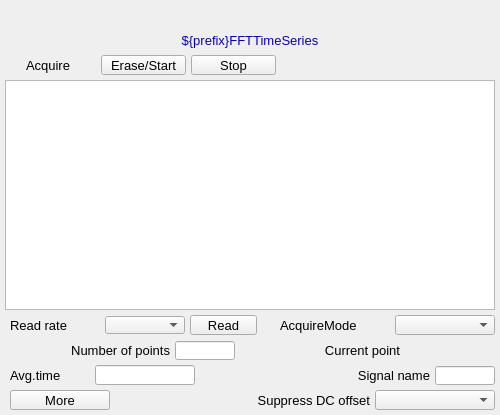
<?xml version="1.0" ?>
<ui version="4.0">
  <class>Dialog</class>
  <widget class="QWidget" name="screen">
    <property name="geometry">
      <rect>
        <x>613</x>
        <y>57</y>
        <width>500</width>
        <height>415</height>
      </rect>
    </property>
    <property name="styleSheet">
      <string notr="true">QWidget#screen {
  color: rgb(0, 0, 0);
  background-color: rgb(187, 187, 187);
  }</string>
    </property>
    <property name="windowTitle">
      <string>NDFFTTimeSeriesPlot</string>
    </property>
    <widget class="PyDMLabel" name="text_update">
      <property name="geometry">
        <rect>
          <x>0</x>
          <y>5</y>
          <width>500</width>
          <height>20</height>
        </rect>
      </property>
      <property name="toolTip">
        <string>PV: ${prefix}Name</string>
      </property>
      <property name="channel" stdset="0">
        <string>ca://${prefix}Name</string>
      </property>
      <property name="font" stdset="0">
        <font>
          <pointsize>10</pointsize>
        </font>
      </property>
      <property name="alignment">
        <set>Qt::AlignCenter</set>
      </property>
      <property name="textInteractionFlags">
        <set>Qt::TextSelectableByKeyboard|Qt::TextSelectableByMouse</set>
      </property>
      <property name="styleSheet">
        <string notr="true">PyDMLabel#text_update {
  color: rgb(10, 0, 184);
  background-color: rgb(187, 187, 187);
  }</string>
      </property>
    </widget>
    <widget class="PyDMWaveformPlot" name="cartesian_plot">
      <property name="geometry">
        <rect>
          <x>5</x>
          <y>80</y>
          <width>490</width>
          <height>230</height>
        </rect>
      </property>
      <property name="toolTip">
        <string>cartesian_plot</string>
      </property>
      <property name="title" stdset="0">
        <string>$(P)$(R)</string>
      </property>
      <property name="xLabels">
        <stringlist>
          <string>Time {s}</string>
        </stringlist>
      </property>
      <property name="yLabels">
        <stringlist>
          <string>${prefix}FFTTimeSeries</string>
        </stringlist>
      </property>
      <property name="curves" stdset="0">
        <stringlist>
          <string>{&quot;name&quot;: &quot;curve 1&quot;, &quot;x_channel&quot;: &quot;ca://${P}${RTS}TSTimeAxis&quot;, &quot;y_channel&quot;: &quot;ca://${prefix}FFTTimeSeries&quot;, &quot;color&quot;: &quot;#4b6ec7&quot;, &quot;lineStyle&quot;: 1, &quot;lineWidth&quot;: 1, &quot;symbolSize&quot;: 10, &quot;redraw_mode&quot;: 2, &quot;block_size&quot;: 1200}</string>
        </stringlist>
      </property>
      <property name="axisColor" stdset="0">
        <color>
          <red>0</red>
          <green>0</green>
          <blue>0</blue>
        </color>
      </property>
      <property name="backgroundColor" stdset="0">
        <color>
          <red>218</red>
          <green>218</green>
          <blue>218</blue>
        </color>
      </property>
    </widget>
    <widget class="PyDMLabel" name="text_update_1">
      <property name="geometry">
        <rect>
          <x>282</x>
          <y>56</y>
          <width>100</width>
          <height>18</height>
        </rect>
      </property>
      <property name="toolTip">
        <string>PV: ${P}${RTS}TSAcquiring</string>
      </property>
      <property name="channel" stdset="0">
        <string>ca://${P}${RTS}TSAcquiring</string>
      </property>
      <property name="displayFormat" stdset="0">
        <enum>PyDMLabel::String</enum>
      </property>
      <property name="font" stdset="0">
        <font>
          <pointsize>10</pointsize>
        </font>
      </property>
      <property name="alignment">
        <set>Qt::AlignLeading|Qt::AlignLeft|Qt::AlignVCenter</set>
      </property>
      <property name="textInteractionFlags">
        <set>Qt::TextSelectableByKeyboard|Qt::TextSelectableByMouse</set>
      </property>
      <property name="styleSheet">
        <string notr="true">PyDMLabel#text_update_1 {
  color: rgb(10, 0, 184);
  background-color: rgb(70, 70, 70);
  }</string>
      </property>
    </widget>
    <widget class="QLabel" name="text">
      <property name="geometry">
        <rect>
          <x>0</x>
          <y>30</y>
          <width>500</width>
          <height>20</height>
        </rect>
      </property>
      <property name="text">
        <string>${prefix}FFTTimeSeries</string>
      </property>
      <property name="font" stdset="0">
        <font>
          <pointsize>10</pointsize>
        </font>
      </property>
      <property name="brush" stdset="0">
        <brush brushstyle="SolidPattern">
          <color alpha="255">
            <red>10</red>
            <green>0</green>
            <blue>184</blue>
          </color>
        </brush>
      </property>
      <property name="toolTip">
        <string>text</string>
      </property>
      <property name="alignment">
        <set>Qt::AlignCenter</set>
      </property>
      <property name="styleSheet">
        <string notr="true">QLabel#text {
  color: rgb(10, 0, 184);
  }</string>
      </property>
    </widget>
    <widget class="QLabel" name="text_1">
      <property name="geometry">
        <rect>
          <x>26</x>
          <y>55</y>
          <width>70</width>
          <height>20</height>
        </rect>
      </property>
      <property name="text">
        <string>Acquire</string>
      </property>
      <property name="font" stdset="0">
        <font>
          <pointsize>10</pointsize>
        </font>
      </property>
      <property name="brush" stdset="0">
        <brush brushstyle="SolidPattern">
          <color alpha="255">
            <red>0</red>
            <green>0</green>
            <blue>0</blue>
          </color>
        </brush>
      </property>
      <property name="toolTip">
        <string>text_1</string>
      </property>
      <property name="alignment">
        <set>Qt::AlignLeading|Qt::AlignLeft|Qt::AlignVCenter</set>
      </property>
      <property name="styleSheet">
        <string notr="true">QLabel#text_1 {
  color: rgb(0, 0, 0);
  }</string>
      </property>
    </widget>
    <widget class="PyDMPushButton" name="message_button">
      <property name="geometry">
        <rect>
          <x>101</x>
          <y>55</y>
          <width>85</width>
          <height>20</height>
        </rect>
      </property>
      <property name="text">
        <string>Erase/Start</string>
      </property>
      <property name="font" stdset="0">
        <font>
          <pointsize>10</pointsize>
        </font>
      </property>
      <property name="toolTip">
        <string>${P}${RTS}TSAcquire</string>
      </property>
      <property name="channel" stdset="0">
        <string>ca://${P}${RTS}TSAcquire</string>
      </property>
      <property name="pressValue" stdset="0">
        <string>1</string>
      </property>
      <property name="styleSheet">
        <string notr="true">PyDMPushButton#message_button {
  color: rgb(0, 0, 0);
  background-color: rgb(115, 223, 255);
  }</string>
      </property>
    </widget>
    <widget class="PyDMPushButton" name="message_button_1">
      <property name="geometry">
        <rect>
          <x>191</x>
          <y>55</y>
          <width>85</width>
          <height>20</height>
        </rect>
      </property>
      <property name="text">
        <string>Stop</string>
      </property>
      <property name="font" stdset="0">
        <font>
          <pointsize>10</pointsize>
        </font>
      </property>
      <property name="toolTip">
        <string>${P}${RTS}TSAcquire</string>
      </property>
      <property name="channel" stdset="0">
        <string>ca://${P}${RTS}TSAcquire</string>
      </property>
      <property name="pressValue" stdset="0">
        <string>0</string>
      </property>
      <property name="styleSheet">
        <string notr="true">PyDMPushButton#message_button_1 {
  color: rgb(0, 0, 0);
  background-color: rgb(115, 223, 255);
  }</string>
      </property>
    </widget>
    <widget class="QLabel" name="text_2">
      <property name="geometry">
        <rect>
          <x>320</x>
          <y>365</y>
          <width>110</width>
          <height>20</height>
        </rect>
      </property>
      <property name="text">
        <string>Signal name</string>
      </property>
      <property name="font" stdset="0">
        <font>
          <pointsize>10</pointsize>
        </font>
      </property>
      <property name="brush" stdset="0">
        <brush brushstyle="SolidPattern">
          <color alpha="255">
            <red>0</red>
            <green>0</green>
            <blue>0</blue>
          </color>
        </brush>
      </property>
      <property name="toolTip">
        <string>text_2</string>
      </property>
      <property name="alignment">
        <set>Qt::AlignRight|Qt::AlignTrailing|Qt::AlignVCenter</set>
      </property>
      <property name="styleSheet">
        <string notr="true">QLabel#text_2 {
  color: rgb(0, 0, 0);
  }</string>
      </property>
    </widget>
    <widget class="PyDMLineEdit" name="text_entry">
      <property name="geometry">
        <rect>
          <x>435</x>
          <y>366</y>
          <width>60</width>
          <height>19</height>
        </rect>
      </property>
      <property name="channel" stdset="0">
        <string>ca://${prefix}Name</string>
      </property>
      <property name="toolTip">
        <string>${prefix}Name</string>
      </property>
      <property name="font" stdset="0">
        <font>
          <pointsize>10</pointsize>
        </font>
      </property>
      <property name="styleSheet">
        <string notr="true">PyDMLineEdit#text_entry {
  color: rgb(0, 0, 0);
  background-color: rgb(115, 223, 255);
  border: 1px solid black;
  margin: 0px;
  padding: 0px;
  spacing: 0px;
  }</string>
      </property>
    </widget>
    <widget class="QLabel" name="text_3">
      <property name="geometry">
        <rect>
          <x>10</x>
          <y>365</y>
          <width>80</width>
          <height>20</height>
        </rect>
      </property>
      <property name="text">
        <string>Avg.time</string>
      </property>
      <property name="font" stdset="0">
        <font>
          <pointsize>10</pointsize>
        </font>
      </property>
      <property name="brush" stdset="0">
        <brush brushstyle="SolidPattern">
          <color alpha="255">
            <red>0</red>
            <green>0</green>
            <blue>0</blue>
          </color>
        </brush>
      </property>
      <property name="toolTip">
        <string>text_3</string>
      </property>
      <property name="alignment">
        <set>Qt::AlignLeading|Qt::AlignLeft|Qt::AlignVCenter</set>
      </property>
      <property name="styleSheet">
        <string notr="true">QLabel#text_3 {
  color: rgb(0, 0, 0);
  }</string>
      </property>
    </widget>
    <widget class="PyDMLineEdit" name="text_entry_1">
      <property name="geometry">
        <rect>
          <x>95</x>
          <y>365</y>
          <width>100</width>
          <height>20</height>
        </rect>
      </property>
      <property name="channel" stdset="0">
        <string>ca://${P}${RTS}TSAveragingTime</string>
      </property>
      <property name="toolTip">
        <string>${P}${RTS}TSAveragingTime</string>
      </property>
      <property name="font" stdset="0">
        <font>
          <pointsize>10</pointsize>
        </font>
      </property>
      <property name="styleSheet">
        <string notr="true">PyDMLineEdit#text_entry_1 {
  color: rgb(0, 0, 0);
  background-color: rgb(115, 223, 255);
  border: 1px solid black;
  margin: 0px;
  padding: 0px;
  spacing: 0px;
  }</string>
      </property>
    </widget>
    <widget class="PyDMLabel" name="text_update_2">
      <property name="geometry">
        <rect>
          <x>200</x>
          <y>366</y>
          <width>100</width>
          <height>18</height>
        </rect>
      </property>
      <property name="toolTip">
        <string>PV: ${P}${RTS}TSAveragingTime_RBV</string>
      </property>
      <property name="channel" stdset="0">
        <string>ca://${P}${RTS}TSAveragingTime_RBV</string>
      </property>
      <property name="font" stdset="0">
        <font>
          <pointsize>10</pointsize>
        </font>
      </property>
      <property name="alignment">
        <set>Qt::AlignLeading|Qt::AlignLeft|Qt::AlignVCenter</set>
      </property>
      <property name="textInteractionFlags">
        <set>Qt::TextSelectableByKeyboard|Qt::TextSelectableByMouse</set>
      </property>
      <property name="styleSheet">
        <string notr="true">PyDMLabel#text_update_2 {
  color: rgb(10, 0, 184);
  background-color: rgb(187, 187, 187);
  }</string>
      </property>
    </widget>
    <widget class="PyDMEnumComboBox" name="menu">
      <property name="geometry">
        <rect>
          <x>395</x>
          <y>315</y>
          <width>100</width>
          <height>20</height>
        </rect>
      </property>
      <property name="toolTip">
        <string>${P}${RTS}TSAcquireMode</string>
      </property>
      <property name="channel" stdset="0">
        <string>ca://${P}${RTS}TSAcquireMode</string>
      </property>
      <property name="font" stdset="0">
        <font>
          <pointsize>10</pointsize>
        </font>
      </property>
      <property name="styleSheet">
        <string notr="true">PyDMEnumComboBox#menu {
  color: rgb(0, 0, 0);
  background-color: rgb(115, 223, 255);
  }</string>
      </property>
    </widget>
    <widget class="QLabel" name="text_4">
      <property name="geometry">
        <rect>
          <x>280</x>
          <y>315</y>
          <width>110</width>
          <height>20</height>
        </rect>
      </property>
      <property name="text">
        <string>AcquireMode</string>
      </property>
      <property name="font" stdset="0">
        <font>
          <pointsize>10</pointsize>
        </font>
      </property>
      <property name="brush" stdset="0">
        <brush brushstyle="SolidPattern">
          <color alpha="255">
            <red>0</red>
            <green>0</green>
            <blue>0</blue>
          </color>
        </brush>
      </property>
      <property name="toolTip">
        <string>text_4</string>
      </property>
      <property name="alignment">
        <set>Qt::AlignLeading|Qt::AlignLeft|Qt::AlignVCenter</set>
      </property>
      <property name="styleSheet">
        <string notr="true">QLabel#text_4 {
  color: rgb(0, 0, 0);
  }</string>
      </property>
    </widget>
    <widget class="PyDMPushButton" name="message_button_2">
      <property name="geometry">
        <rect>
          <x>190</x>
          <y>315</y>
          <width>67</width>
          <height>20</height>
        </rect>
      </property>
      <property name="text">
        <string>Read</string>
      </property>
      <property name="font" stdset="0">
        <font>
          <pointsize>10</pointsize>
        </font>
      </property>
      <property name="toolTip">
        <string>${P}${RTS}TSRead</string>
      </property>
      <property name="channel" stdset="0">
        <string>ca://${P}${RTS}TSRead</string>
      </property>
      <property name="pressValue" stdset="0">
        <string>1</string>
      </property>
      <property name="styleSheet">
        <string notr="true">PyDMPushButton#message_button_2 {
  color: rgb(0, 0, 0);
  background-color: rgb(115, 223, 255);
  }</string>
      </property>
    </widget>
    <widget class="PyDMEnumComboBox" name="menu_1">
      <property name="geometry">
        <rect>
          <x>105</x>
          <y>316</y>
          <width>80</width>
          <height>18</height>
        </rect>
      </property>
      <property name="toolTip">
        <string>${P}${RTS}TSRead.SCAN</string>
      </property>
      <property name="channel" stdset="0">
        <string>ca://${P}${RTS}TSRead.SCAN</string>
      </property>
      <property name="font" stdset="0">
        <font>
          <pointsize>10</pointsize>
        </font>
      </property>
      <property name="styleSheet">
        <string notr="true">PyDMEnumComboBox#menu_1 {
  color: rgb(0, 0, 0);
  background-color: rgb(115, 223, 255);
  }</string>
      </property>
    </widget>
    <widget class="QLabel" name="text_5">
      <property name="geometry">
        <rect>
          <x>10</x>
          <y>315</y>
          <width>90</width>
          <height>20</height>
        </rect>
      </property>
      <property name="text">
        <string>Read rate</string>
      </property>
      <property name="font" stdset="0">
        <font>
          <pointsize>10</pointsize>
        </font>
      </property>
      <property name="brush" stdset="0">
        <brush brushstyle="SolidPattern">
          <color alpha="255">
            <red>0</red>
            <green>0</green>
            <blue>0</blue>
          </color>
        </brush>
      </property>
      <property name="toolTip">
        <string>text_5</string>
      </property>
      <property name="alignment">
        <set>Qt::AlignLeading|Qt::AlignLeft|Qt::AlignVCenter</set>
      </property>
      <property name="styleSheet">
        <string notr="true">QLabel#text_5 {
  color: rgb(0, 0, 0);
  }</string>
      </property>
    </widget>
    <widget class="QLabel" name="text_6">
      <property name="geometry">
        <rect>
          <x>10</x>
          <y>340</y>
          <width>160</width>
          <height>20</height>
        </rect>
      </property>
      <property name="text">
        <string>Number of points</string>
      </property>
      <property name="font" stdset="0">
        <font>
          <pointsize>10</pointsize>
        </font>
      </property>
      <property name="brush" stdset="0">
        <brush brushstyle="SolidPattern">
          <color alpha="255">
            <red>0</red>
            <green>0</green>
            <blue>0</blue>
          </color>
        </brush>
      </property>
      <property name="toolTip">
        <string>text_6</string>
      </property>
      <property name="alignment">
        <set>Qt::AlignRight|Qt::AlignTrailing|Qt::AlignVCenter</set>
      </property>
      <property name="styleSheet">
        <string notr="true">QLabel#text_6 {
  color: rgb(0, 0, 0);
  }</string>
      </property>
    </widget>
    <widget class="PyDMLineEdit" name="text_entry_2">
      <property name="geometry">
        <rect>
          <x>175</x>
          <y>341</y>
          <width>60</width>
          <height>19</height>
        </rect>
      </property>
      <property name="channel" stdset="0">
        <string>ca://${P}${RTS}TSNumPoints</string>
      </property>
      <property name="toolTip">
        <string>${P}${RTS}TSNumPoints</string>
      </property>
      <property name="font" stdset="0">
        <font>
          <pointsize>10</pointsize>
        </font>
      </property>
      <property name="styleSheet">
        <string notr="true">PyDMLineEdit#text_entry_2 {
  color: rgb(0, 0, 0);
  background-color: rgb(115, 223, 255);
  border: 1px solid black;
  margin: 0px;
  padding: 0px;
  spacing: 0px;
  }</string>
      </property>
    </widget>
    <widget class="QLabel" name="text_7">
      <property name="geometry">
        <rect>
          <x>270</x>
          <y>340</y>
          <width>130</width>
          <height>20</height>
        </rect>
      </property>
      <property name="text">
        <string>Current point</string>
      </property>
      <property name="font" stdset="0">
        <font>
          <pointsize>10</pointsize>
        </font>
      </property>
      <property name="brush" stdset="0">
        <brush brushstyle="SolidPattern">
          <color alpha="255">
            <red>0</red>
            <green>0</green>
            <blue>0</blue>
          </color>
        </brush>
      </property>
      <property name="toolTip">
        <string>text_7</string>
      </property>
      <property name="alignment">
        <set>Qt::AlignRight|Qt::AlignTrailing|Qt::AlignVCenter</set>
      </property>
      <property name="styleSheet">
        <string notr="true">QLabel#text_7 {
  color: rgb(0, 0, 0);
  }</string>
      </property>
    </widget>
    <widget class="PyDMLabel" name="text_update_3">
      <property name="geometry">
        <rect>
          <x>405</x>
          <y>341</y>
          <width>90</width>
          <height>18</height>
        </rect>
      </property>
      <property name="toolTip">
        <string>PV: ${P}${RTS}TSCurrentPoint</string>
      </property>
      <property name="channel" stdset="0">
        <string>ca://${P}${RTS}TSCurrentPoint</string>
      </property>
      <property name="font" stdset="0">
        <font>
          <pointsize>10</pointsize>
        </font>
      </property>
      <property name="alignment">
        <set>Qt::AlignLeading|Qt::AlignLeft|Qt::AlignVCenter</set>
      </property>
      <property name="textInteractionFlags">
        <set>Qt::TextSelectableByKeyboard|Qt::TextSelectableByMouse</set>
      </property>
      <property name="styleSheet">
        <string notr="true">PyDMLabel#text_update_3 {
  color: rgb(10, 0, 184);
  background-color: rgb(187, 187, 187);
  }</string>
      </property>
    </widget>
    <widget class="PyDMFrame" name="composite">
      <property name="geometry">
        <rect>
          <x>190</x>
          <y>390</y>
          <width>305</width>
          <height>20</height>
        </rect>
      </property>
      <widget class="QLabel" name="text_8">
        <property name="geometry">
          <rect>
            <x>0</x>
            <y>0</y>
            <width>180</width>
            <height>20</height>
          </rect>
        </property>
        <property name="text">
          <string>Suppress DC offset</string>
        </property>
        <property name="font" stdset="0">
          <font>
            <pointsize>10</pointsize>
          </font>
        </property>
        <property name="brush" stdset="0">
          <brush brushstyle="SolidPattern">
            <color alpha="255">
              <red>0</red>
              <green>0</green>
              <blue>0</blue>
            </color>
          </brush>
        </property>
        <property name="toolTip">
          <string>text_8</string>
        </property>
        <property name="alignment">
          <set>Qt::AlignRight|Qt::AlignTrailing|Qt::AlignVCenter</set>
        </property>
        <property name="styleSheet">
          <string notr="true">QLabel#text_8 {
  color: rgb(0, 0, 0);
  }</string>
        </property>
      </widget>
      <widget class="PyDMEnumComboBox" name="menu_2">
        <property name="geometry">
          <rect>
            <x>185</x>
            <y>0</y>
            <width>120</width>
            <height>20</height>
          </rect>
        </property>
        <property name="toolTip">
          <string>${prefix}FFTSuppressDC</string>
        </property>
        <property name="channel" stdset="0">
          <string>ca://${prefix}FFTSuppressDC</string>
        </property>
        <property name="font" stdset="0">
          <font>
            <pointsize>10</pointsize>
          </font>
        </property>
        <property name="styleSheet">
          <string notr="true">PyDMEnumComboBox#menu_2 {
  color: rgb(0, 0, 0);
  background-color: rgb(115, 223, 255);
  }</string>
        </property>
      </widget>
    </widget>
    <widget class="PyDMRelatedDisplayButton" name="related_display">
      <property name="geometry">
        <rect>
          <x>10</x>
          <y>390</y>
          <width>100</width>
          <height>20</height>
        </rect>
      </property>
      <property name="toolTip">
        <string>More</string>
      </property>
      <property name="text">
        <string>More</string>
      </property>
      <property name="showIcon" stdset="0">
        <bool>true</bool>
      </property>
      <property name="font" stdset="0">
        <font>
          <pointsize>10</pointsize>
        </font>
      </property>
      <property name="styleSheet">
        <string notr="true">PyDMRelatedDisplayButton#related_display {
  color: rgb(0, 0, 0);
  background-color: rgb(115, 223, 255);
  }</string>
      </property>
      <property name="titles" stdset="0">
        <stringlist>
          <string>Time series plugin</string>
          <string>FFT plugin</string>
        </stringlist>
      </property>
      <property name="filenames" stdset="0">
        <stringlist>
          <string>TimeSeriesPlugin_V30.ui</string>
          <string>FFTPlugin_V30.ui</string>
        </stringlist>
      </property>
      <property name="macros" stdset="0">
        <stringlist>
          <string>P=${P},R=${RTS}</string>
          <string>P=${P},R=${R}</string>
        </stringlist>
      </property>
      <property name="openInNewWindow" stdset="0">
        <bool>true</bool>
      </property>
    </widget>
  </widget>
  <customwidgets>
    <customwidget>
      <class>PyDMLabel</class>
      <extends>QLabel</extends>
      <header>pydm.widgets.label</header>
    </customwidget>
    <customwidget>
      <class>PyDMWaveformPlot</class>
      <extends>QGraphicsView</extends>
      <header>pydm.widgets.waveformplot</header>
    </customwidget>
    <customwidget>
      <class>PyDMPushButton</class>
      <extends>QPushButton</extends>
      <header>pydm.widgets.pushbutton</header>
    </customwidget>
    <customwidget>
      <class>PyDMLineEdit</class>
      <extends>QLineEdit</extends>
      <header>pydm.widgets.line_edit</header>
    </customwidget>
    <customwidget>
      <class>PyDMEnumComboBox</class>
      <extends>QComboBox</extends>
      <header>pydm.widgets.enum_combo_box</header>
    </customwidget>
    <customwidget>
      <class>PyDMFrame</class>
      <extends>QFrame</extends>
      <header>pydm.widgets.frame</header>
    </customwidget>
    <customwidget>
      <class>PyDMRelatedDisplayButton</class>
      <extends>QPushButton</extends>
      <header>pydm.widgets.related_display_button</header>
    </customwidget>
  </customwidgets>
</ui>
